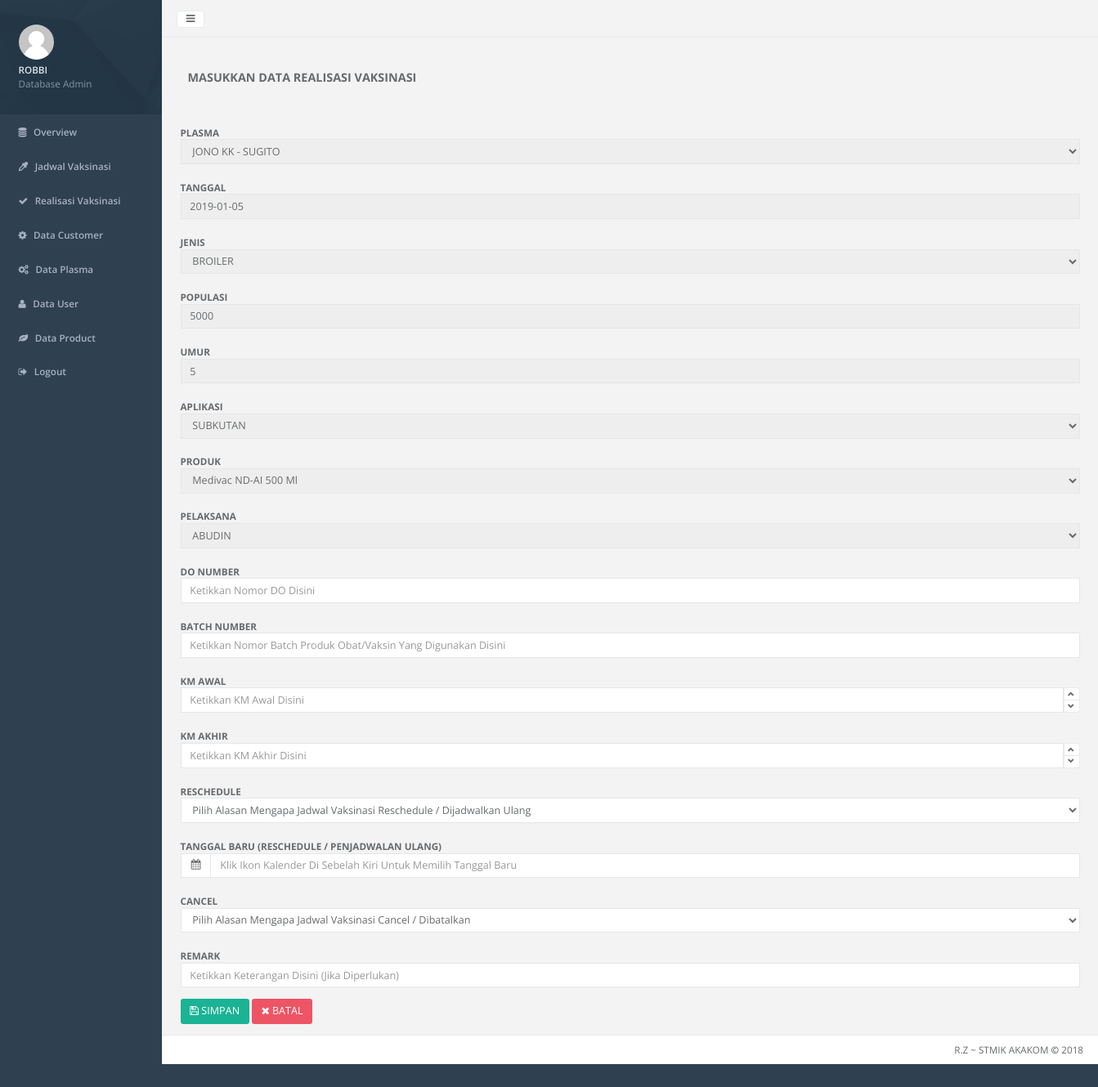
Screenshot of /_admin/home.php?hal=realisasi-edit&vacid=13 (signed in) with the database file from the repository.
### tables this page shows
CREATE TABLE IF NOT EXISTS `vaksinasi` (
`vacid` int(255) NOT NULL,
  `plasmacode` int(8) NOT NULL,
  `stockcode` varchar(8) NOT NULL,
  `pelaksana` int(8) NOT NULL,
  `tanggal` date NOT NULL,
  `jenis` enum('LAYER','BROILER','PEJANTAN','BREEDING','BEBEK') NOT NULL,
  `populasi` int(8) NOT NULL,
  `umur` int(4) NOT NULL,
  `aplikasi` enum('SUBKUTAN','IM-DADA','IM-PAHA','T-MATA','T-MULUT','T-HIDUNG','MINUM','SPRAY','SAYAP') NOT NULL,
  `status` enum('BELUM','SUDAH') NOT NULL DEFAULT 'BELUM',
  `donumber` varchar(16) DEFAULT NULL,
  `batch` varchar(16) DEFAULT NULL,
  `kmstart` int(8) DEFAULT NULL,
  `kmfinish` int(8) DEFAULT NULL,
  `remark` text,
  `reschedule` enum('A','B','C','D','E','F','G','H') DEFAULT NULL,
  `newdate` date DEFAULT NULL,
  `cancel` enum('1','2','3','4') DEFAULT NULL
);

CREATE TABLE IF NOT EXISTS `customer` (
  `custcode` char(5) NOT NULL,
  `custname` varchar(32) NOT NULL,
  `category` enum('PS','Farm','KK','KL','KN') NOT NULL,
  `salesman` varchar(3) NOT NULL
);

CREATE TABLE IF NOT EXISTS `product` (
  `stockcode` varchar(8) NOT NULL,
  `productname` varchar(32) NOT NULL,
  `productline` enum('BP','PP') NOT NULL,
  `package` varchar(16) NOT NULL
);

CREATE TABLE IF NOT EXISTS `user` (
`uid` int(8) NOT NULL,
  `username` varchar(32) NOT NULL,
  `password` varchar(16) NOT NULL,
  `role` enum('admin','koordinator','vaksinator') NOT NULL,
  `token` text NOT NULL
);

### _admin/realisasi-edit.php (the view, shortened to what this page needs)
<div class="wrapper wrapper-content animated fadeInRight">
  <h3><b>MASUKKAN DATA REALISASI VAKSINASI</b></h3>
</div>
<?php
    $vacid = $_GET["vacid"];
    include "../koneksi.php";
    $sql = "SELECT * FROM vaksinasi,user,product,plasma,customer WHERE vaksinasi.pelaksana = user.uid AND vaksinasi.stockcode=product.stockcode AND vaksinasi.plasmacode = plasma.plasmacode AND plasma.custcode = customer.custcode AND vacid ='$vacid'";
    $hasil = mysqli_query($kon,$sql);
    $data = mysqli_fetch_array($hasil);
    $plasmacode  = $data['plasmacode'];
    $tanggal     = $data['tanggal'];
    $jenis       = $data['jenis'];
    $populasi    = $data['populasi'];
    $umur        = $data['umur'];
    $aplikasi    = $data['aplikasi'];
    $stockcode   = $data['stockcode'];
    $pelaksana   = $data['pelaksana'];
    $custname    = $data['custname'];
    $plasmaname  = $data['plasmaname'];
    $productname = $data['productname'];
    $username    = $data['username'];
    $donumber    = $data['donumber'];
    $batch       = $data['batch'];
    $kmstart     = $data['kmstart'];
    $kmfinish    = $data['kmfinish'];
    $remark      = $data['remark'];
    $newdate     = $data['newdate'];
?>
<form class="form-horizontal" action="realisasi-simpan.php" method="post" enctype="multipart/form-data">
  <div class="form-group">
    <div class="col-sm-12">
      <label class="control-label" for="plasmaname">PLASMA</label>
      <div class="controls">
        <select class="form-control" name="plasmacode" disabled="">
          <?php
          echo "<option selected value='" .$plasmacode."'>" . $custname." - ".$plasmaname. "</option>";
          ?>
        </select>
      </div>
    </div>
  </div>
  <div class="form-group">
    <div class="col-sm-12">
      <label class="control-label" for="tanggal">TANGGAL</label>
      <div class="controls">
      <input type="text" name="tanggal" class="form-control" placeholder="Klik Ikon Kalender Di Sebelah Kiri Untuk Memilih Tanggal" value="<?php echo $tanggal;?>" disabled="">
      </div>
    </div>
  </div>
  <div class="form-group">
    <div class="col-sm-12">
      <label class="control-label" for="jenis">JENIS</label>
      <div class="controls">
        <select class="form-control" name="jenis" disabled="">
          <option value="BROILER" <?php if ($jenis == "BROILER") echo "selected"; ?> >BROILER</option>
        </select>
      </div>
    </div>
  </div>
  <div class="form-group">
    <div class="col-sm-12">
        <label class="control-label" for="populasi">POPULASI</label>
        <div class="controls">
          <input class="form-control" type="text" value="<?php echo $populasi;?>" name="populasi" placeholder="Ketikkan Jumlah Populasi Ternak Disini" disabled="">
        </div>
    </div>
  </div>
  <div class="form-group">
    <div class="col-sm-12">
        <label class="control-label" for="umur">UMUR</label>
        <div class="controls">
          <input class="form-control" type="text" value="<?php echo $umur;?>" name="umur" placeholder="Ketikkan Umur Ternak Disini" disabled="">
        </div>
    </div>
  </div>
  <div class="form-group">
    <div class="col-sm-12">
      <label class="control-label" for="aplikasi">APLIKASI</label>
      <div class="controls">
        <select class="form-control" name="aplikasi" disabled="">
          <option value="SUBKUTAN" <?php if ($aplikasi == "SUBKUTAN") echo "selected"; ?> >SUBKUTAN</option>
        </select>
      </div>
    </div>
  </div>
  <div class="form-group">
    <div class="col-sm-12">
      <label class="control-label" for="productname">PRODUK</label>
      <div class="controls">
        <select class="form-control" name="stockcode" disabled="">
          <?php
          echo "<option selected value='" .$stockcode."'>" . $productname."</option>";
          ?>
        </select>
      </div>
    </div>
  </div>
  <div class="form-group">
    <div class="col-sm-12">
      <label class="control-label" for="username">PELAKSANA</label>
      <div class="controls">
        <select class="form-control" name="pelaksana" disabled="">
          <?php
          echo "<option selected value='" .$pelaksana."'>" . $username."</option>";
          ?>
        </select>
      </div>
    </div>
  </div>
  <div class="form-group">
    <div class="col-sm-12">
        <label class="control-label" for="donumber">DO NUMBER</label>
        <div class="controls">
          <input class="form-control" type="text" value="<?php echo $donumber;?>" name="donumber" placeholder="Ketikkan Nomor DO Disini">
        </div>
    </div>
  </div>
  <div class="form-group">
    <div class="col-sm-12">
        <label class="control-label" for="batch">BATCH NUMBER</label>
        <div class="controls">
          <input class="form-control" type="text" value="<?php echo $batch;?>" name="batch" placeholder="Ketikkan Nomor Batch Produk Obat/Vaksin Yang Digunakan Disini">
        </div>
    </div>
  </div>
  <div class="form-group">
    <div class="col-sm-12">
        <label class="control-label" for="kmstart">KM AWAL</label>
        <div class="controls">
          <input class="touchspin3" type="text" value="<?php echo $kmstart;?>" name="kmstart" placeholder="Ketikkan KM Awal Disini">
        </div>
    </div>
  </div>
  <div class="form-group">
    <div class="col-sm-12">
        <label class="control-label" for="kmfinish">KM AKHIR</label>
        <div class="controls">
          <input class="touchspin3" type="text" value="<?php echo $kmfinish;?>" name="kmfinish" placeholder="Ketikkan KM Akhir Disini">
        </div>
    </div>
  </div>
  <div class="form-group">
    <div class="col-sm-12">
      <label class="control-label" for="reschedule">RESCHEDULE</label>
      <div class="controls">
        <select class="form-control" name="reschedule">
          <option value="">Pilih Alasan Mengapa Jadwal Vaksinasi Reschedule / Dijadwalkan Ulang</option>
        </select>
      </div>
    </div>
  </div>
  <div class="form-group">
    <div class="col-sm-12">
      <label class="control-label" for="newdate">TANGGAL BARU (RESCHEDULE / PENJADWALAN ULANG)</label>
      <div class="input-group date">
        <span class="input-group-addon"><i class="fa fa-calendar"></i></span><input type="text" name="newdate" class="form-control" placeholder="Klik Ikon Kalender Di Sebelah Kiri Untuk Memilih Tanggal Baru" value="<?php echo $newdate;?>">
      </div>
    </div>
  </div>
  <div class="form-group">
    <div class="col-sm-12">
      <label class="control-label" for="cancel">CANCEL</label>
      <div class="controls">
        <select class="form-control" name="cancel">
          <option value="">Pilih Alasan Mengapa Jadwal Vaksinasi Cancel / Dibatalkan</option>
        </select>
      </div>
    </div>
  </div>
  <div class="form-group">
    <div class="col-sm-12">
        <label class="control-label" for="remark">REMARK</label>
        <div class="controls">
          <input type="text" class="form-control" type="text" value="<?php echo $remark;?>" name="remark" placeholder="Ketikkan Keterangan Disini (Jika Diperlukan)">
        </div>
    </div>
  </div>
  <div class="form-group">
    <div class="col-sm-12 col-sm-10">
      <button type="submit" class="btn btn-primary"><i class="fa fa-floppy-o"></i>&nbsp;SIMPAN</button>
      <a class="btn btn-danger" href="home.php?hal=realisasi-data"><i class="fa fa-times"></i>&nbsp;BATAL </a>
    </div>
  </div>
</form>

### rows the page displays
vaksinasi: plasmacode "JONO KK - SUGITO", tanggal "2019-01-05", jenis "BROILER", populasi "5000", umur "5", aplikasi "SUBKUTAN", stockcode "Medivac ND-AI 500 Ml", pelaksana "ABUDIN"

### other values shown
substr($username, 0, 30) "ROBBI"
